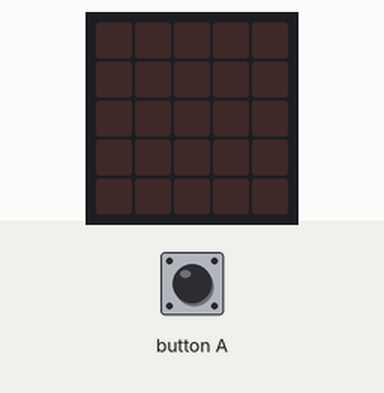
This program was run on a simulated BBC micro:bit (MakeCode). On the bench: the board's 5×5 LED display. The inputs (shaded band) are chosen by the test bench. Random numbers come from a fixed seed.

Above: at 1.2 s.
1.3 s: button A pressed for 0.15 s
At 2.0 s:
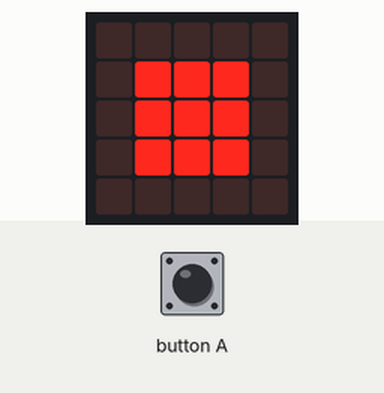
4.3 s: button A pressed for 0.15 s
At 5.5 s:
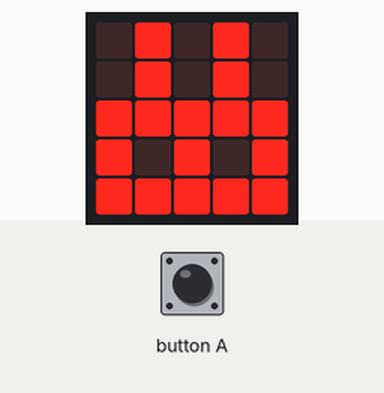
7.3 s: button A pressed 2 times (0.12 s each, 0.3 s apart)
At 9.9 s:
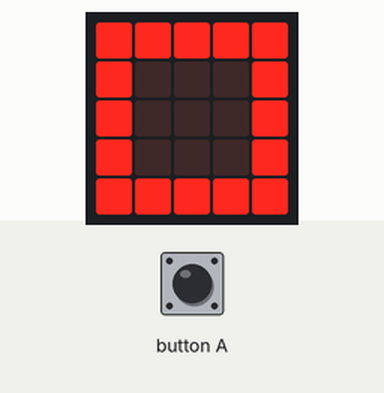
Timing chart, 0 to 11.4 s (numbered marks = the images above; inputs shaded):
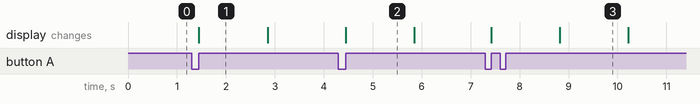

The program:

main.ts
```typescript
let Decine = 0
input.onButtonPressed(Button.A, function () {
    Decine = randint(1, 3)
    if (Decine == 1) {
        basic.showLeds(`
            . . . . .
            . # # # .
            . # # # .
            . # # # .
            . . . . .
            `)
    } else if (Decine == 2) {
        basic.showLeds(`
            # # # # #
            # . . . #
            # . . . #
            # . . . #
            # # # # #
            `)
    } else {
        basic.showLeds(`
            . # . # .
            . # . # .
            # # # # #
            # . # . #
            # # # # #
            `)
    }
    basic.pause(1000)
    basic.clearScreen()
})
```

test.ts
```typescript
// aquí va el archivo "tests"; esto no se compilará cuando este paquete se utilice como una extensión.
```

Measured:
- after the input at 1.3 s, the display: changes after 0.15 s (image 1)
- after the input at 4.3 s, the display: changes after 0.15 s (image 2)
- after the input at 7.3 s, the display: first changes after 0.12 s (image 3 shows a later state)
- what the display in image 1 shows lasts 1.4 s, from 1.5 s to 2.9 s
